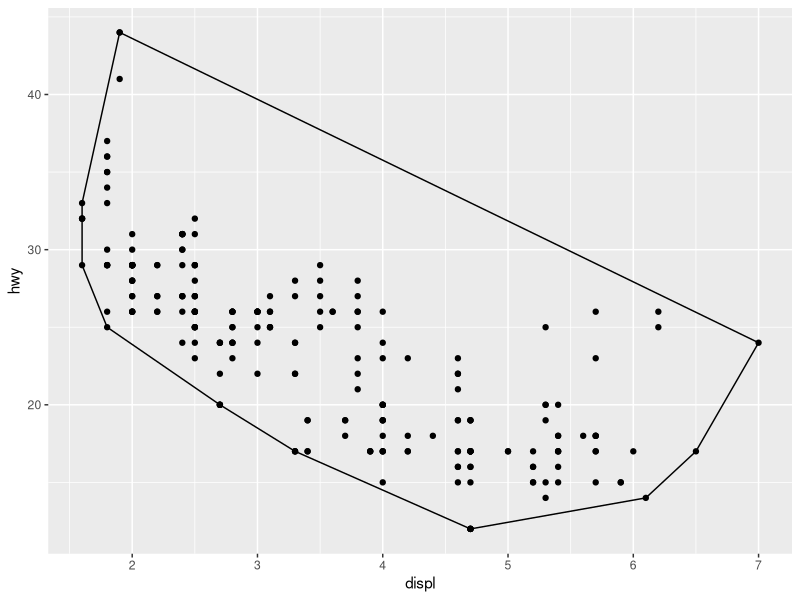
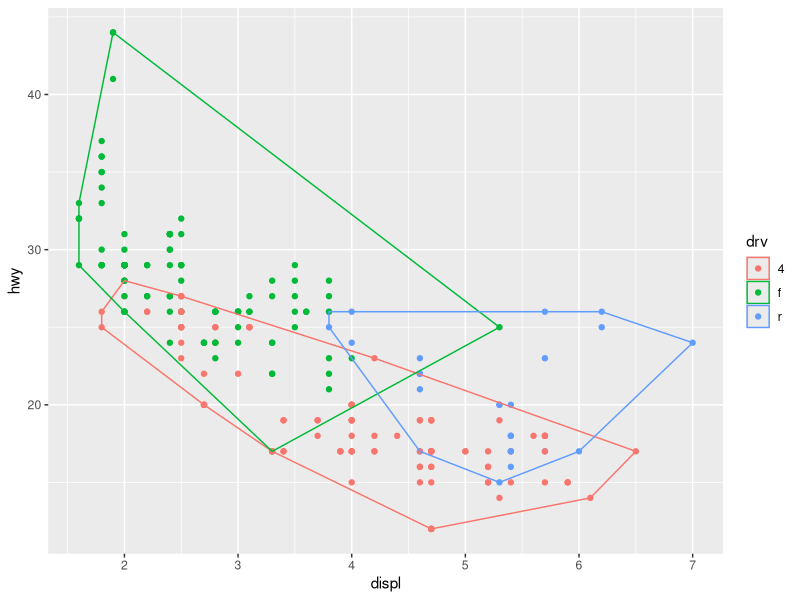
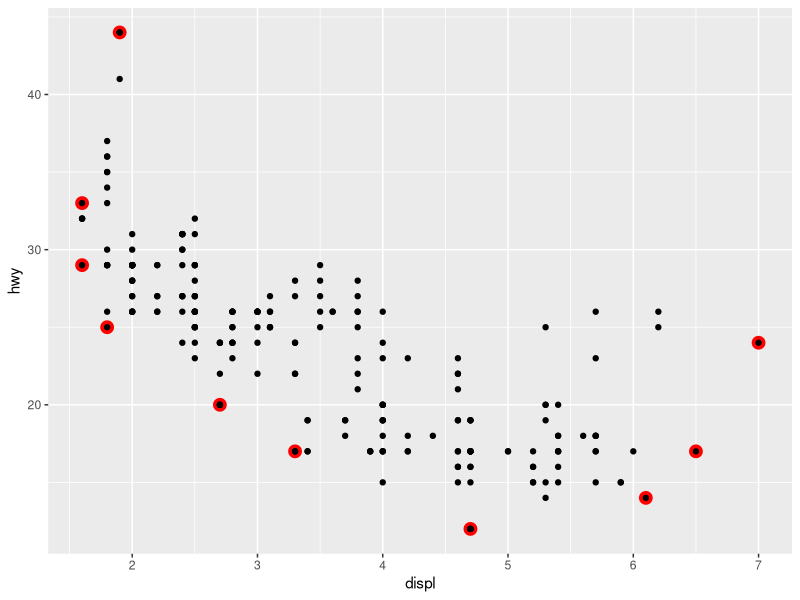
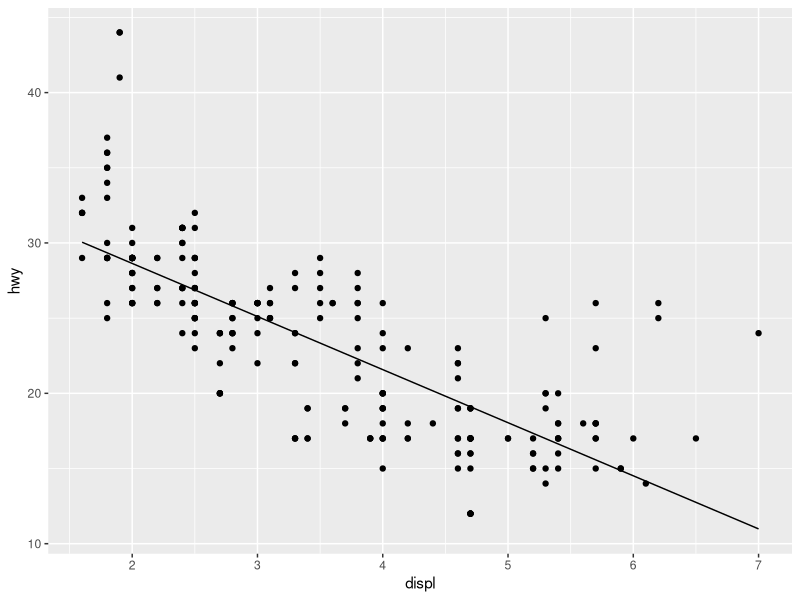
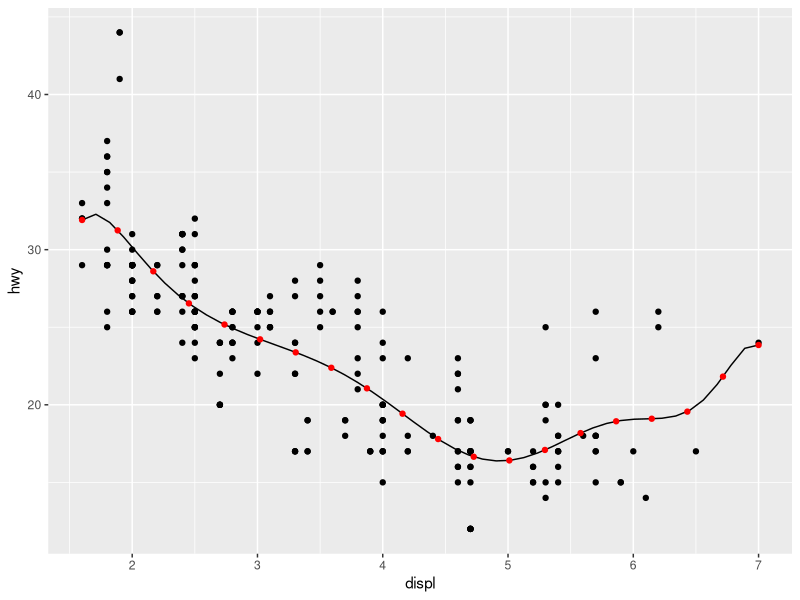

These figures' R source, in order: (Note: this script raises an error after producing the figures.)
## ---- chunk 1
knitr::opts_chunk$set(collapse = TRUE, comment = "#>")
library(ggplot2)
## ---- chunk 2
A <- ggproto("A", NULL,
  x = 1,
  inc = function(self) {
    self$x <- self$x + 1
  }
)
A$x
A$inc()
A$x
A$inc()
A$inc()
A$x
## ---- chunk 3
StatChull <- ggproto("StatChull", Stat,
  compute_group = function(data, scales) {
    data[chull(data$x, data$y), , drop = FALSE]
  },
  
  required_aes = c("x", "y")
)
## ---- chunk 4
stat_chull <- function(mapping = NULL, data = NULL, geom = "polygon",
                       position = "identity", show.legend = NA, 
                       inherit.aes = TRUE, ...) {
  layer(
    stat = StatChull, data = data, mapping = mapping, geom = geom, 
    position = position, show.legend = show.legend, inherit.aes = inherit.aes,
    params = list(...)
  )
}
## ---- chunk 5
ggplot(mpg, aes(displ, hwy)) + 
  geom_point() + 
  stat_chull(fill = NA, colour = "black")
## ---- chunk 6
ggplot(mpg, aes(displ, hwy, colour = drv)) + 
  geom_point() + 
  stat_chull(fill = NA)
## ---- chunk 7
ggplot(mpg, aes(displ, hwy)) + 
  stat_chull(geom = "point", size = 4, colour = "red") +
  geom_point()
## ---- chunk 8
StatLm <- ggproto("StatLm", Stat, 
  required_aes = c("x", "y"),
  
  compute_group = function(data, scales) {
    rng <- range(data$x, na.rm = TRUE)
    grid <- data.frame(x = rng)
    
    mod <- lm(y ~ x, data = data)
    grid$y <- predict(mod, newdata = grid)
    
    grid
  }
)

stat_lm <- function(mapping = NULL, data = NULL, geom = "line",
                    position = "identity", show.legend = NA, 
                    inherit.aes = TRUE, ...) {
  layer(
    stat = StatLm, data = data, mapping = mapping, geom = geom, 
    position = position, show.legend = show.legend, inherit.aes = inherit.aes,
    params = list(...)
  )
}

ggplot(mpg, aes(displ, hwy)) + 
  geom_point() + 
  stat_lm()
## ---- chunk 9
StatLm <- ggproto("StatLm", Stat, 
  required_aes = c("x", "y"),
  
  compute_group = function(data, scales, params, n = 100, formula = y ~ x) {
    rng <- range(data$x, na.rm = TRUE)
    grid <- data.frame(x = seq(rng[1], rng[2], length = n))
    
    mod <- lm(formula, data = data)
    grid$y <- predict(mod, newdata = grid)
    
    grid
  }
)

stat_lm <- function(mapping = NULL, data = NULL, geom = "line",
                    position = "identity", show.legend = NA, 
                    inherit.aes = TRUE, n = 50, formula = y ~ x, 
                    ...) {
  layer(
    stat = StatLm, data = data, mapping = mapping, geom = geom, 
    position = position, show.legend = show.legend, inherit.aes = inherit.aes,
    params = list(n = n, formula = formula, ...)
  )
}

ggplot(mpg, aes(displ, hwy)) + 
  geom_point() + 
  stat_lm(formula = y ~ poly(x, 10)) + 
  stat_lm(formula = y ~ poly(x, 10), geom = "point", colour = "red", n = 20)
## ---- chunk 10
#' @inheritParams ggplot2:stat_identity
#' @param formula The modelling formula passed to \code{lm}. Should only 
#'   involve \code{y} and \code{x}
#' @param n Number of points used for interpolation.
stat_lm <- function(mapping = NULL, data = NULL, geom = "line",
                    position = "identity", show.legend = NA, 
                    inherit.aes = TRUE, n = 50, formula = y ~ x, 
                    ...) {
  layer(
    stat = StatLm, data = data, mapping = mapping, geom = geom, 
    position = position, show.legend = show.legend, inherit.aes = inherit.aes,
    params = list(n = n, formula = formula, ...)
  )
}

## ---- chunk 11
StatDensityCommon <- ggproto("StatDensityCommon", Stat, 
  required_aes = "x",
  
  setup_params = function(data, params) {
    if (!is.null(params$bandwidth))
      return(params)
    
    xs <- split(data$x, data$group)
    bws <- vapply(xs, bw.nrd0, numeric(1))
    bw <- mean(bws)
    message("Picking bandwidth of ", signif(bw, 3))
    
    list(bandwidth = bw)
  },
  
  compute_group = function(data, scales, bandwidth = 1) {
    d <- density(data$x, bw = bandwidth)
    data.frame(x = d$x, y = d$y)
  }  
)

stat_density_common <- function(mapping = NULL, data = NULL, geom = "line",
                                position = "identity", show.legend = NA, 
                                inherit.aes = TRUE, bandwidth = NULL,
                                ...) {
  layer(
    stat = StatDensityCommon, data = data, mapping = mapping, geom = geom, 
    position = position, show.legend = show.legend, inherit.aes = inherit.aes,
    params = list(bandwidth = bandwidth, ...)
  )
}

ggplot(mpg, aes(displ, colour = drv)) + 
  stat_density_common()

ggplot(mpg, aes(displ, colour = drv)) + 
  stat_density_common(bandwidth = 0.5)
## ---- chunk 12
StatDensityCommon <- ggproto("StatDensity2", Stat, 
  required_aes = "x",
  default_aes = aes(y = ..density..),

  compute_group = function(data, scales, bandwidth = 1) {
    d <- density(data$x, bw = bandwidth)
    data.frame(x = d$x, density = d$y)
  }  
)

ggplot(mpg, aes(displ, drv, colour = ..density..)) + 
  stat_density_common(bandwidth = 1, geom = "point")
## ---- chunk 13
ggplot(mpg, aes(displ, fill = drv)) + 
  stat_density_common(bandwidth = 1, geom = "area", position = "stack")
## ---- chunk 14
StatDensityCommon <- ggproto("StatDensityCommon", Stat, 
  required_aes = "x",
  default_aes = aes(y = ..density..),

  setup_params = function(data, params) {
    min <- min(data$x) - 3 * params$bandwidth
    max <- max(data$x) + 3 * params$bandwidth
    
    list(
      bandwidth = params$bandwidth,
      min = min,
      max = max
    )
  },
  
  compute_group = function(data, scales, min, max, bandwidth = 1) {
    d <- density(data$x, bw = bandwidth, from = min, to = max)
    data.frame(x = d$x, density = d$y)
  }  
)

ggplot(mpg, aes(displ, fill = drv)) + 
  stat_density_common(bandwidth = 1, geom = "area", position = "stack")
ggplot(mpg, aes(displ, drv, fill = ..density..)) + 
  stat_density_common(bandwidth = 1, geom = "raster")
## ---- chunk 15
GeomSimplePoint <- ggproto("GeomSimplePoint", Geom,
  required_aes = c("x", "y"),
  default_aes = aes(shape = 19, colour = "black"),
  draw_key = draw_key_point,

  draw_panel = function(data, panel_scales, coord) {
    coords <- coord$transform(data, panel_scales)
    grid::pointsGrob(
      coords$x, coords$y,
      pch = coords$shape,
      gp = grid::gpar(col = coords$colour)
    )
  }
)

geom_simple_point <- function(mapping = NULL, data = NULL, stat = "identity",
                              position = "identity", show.legend = NA, 
                              inherit.aes = TRUE, ...) {
  layer(
    geom = GeomSimplePoint, mapping = mapping,  data = data, stat = stat, 
    position = position, show.legend = show.legend, inherit.aes = inherit.aes,
    params = list(...)
  )
}

ggplot(mpg, aes(displ, hwy)) + 
  geom_simple_point()
## ---- chunk 16
GeomSimplePolygon <- ggproto("GeomPolygon", Geom,
  required_aes = c("x", "y"),
  
  default_aes = aes(
    colour = NA, fill = "grey20", size = 0.5,
    linetype = 1, alpha = 1
  ),

  draw_key = draw_key_polygon,

  draw_group = function(data, panel_scales, coord) {
    n <- nrow(data)
    if (n <= 2) return(grid::nullGrob())

    coords <- coord$transform(data, panel_scales)
    # A polygon can only have a single colour, fill, etc, so take from first row
    first_row <- coords[1, , drop = FALSE]

    grid::polygonGrob(
      coords$x, coords$y, 
      default.units = "native",
      gp = grid::gpar(
        col = first_row$colour,
        fill = scales::alpha(first_row$fill, first_row$alpha),
        lwd = first_row$size * .pt,
        lty = first_row$linetype
      )
    )
  }
)
geom_simple_polygon <- function(mapping = NULL, data = NULL, stat = "chull",
                                position = "identity", show.legend = NA, 
                                inherit.aes = TRUE, ...) {
  layer(
    geom = GeomSimplePolygon, mapping = mapping, data = data, stat = stat, 
    position = position, show.legend = show.legend, inherit.aes = inherit.aes,
    params = list(...)
  )
}

ggplot(mpg, aes(displ, hwy)) + 
  geom_point() + 
  geom_simple_polygon(aes(colour = class), fill = NA)
## ---- chunk 17
GeomPolygonHollow <- ggproto("GeomPolygonHollow", GeomPolygon,
  default_aes = aes(colour = "black", fill = NA, size = 0.5, linetype = 1,
    alpha = NA)
  )
geom_chull <- function(mapping = NULL, data = NULL, 
                       position = "identity", show.legend = NA, 
                       inherit.aes = TRUE, ...) {
  layer(
    stat = StatChull, geom = GeomPolygonHollow, data = data, mapping = mapping,
    position = position, show.legend = show.legend, inherit.aes = inherit.aes,
    params = list(...)
  )
}

ggplot(mpg, aes(displ, hwy)) + 
  geom_point() + 
  geom_chull()
## ---- chunk 18
df <- data.frame(x = 1:3, y = 1:3)
base <- ggplot(df, aes(x, y)) + geom_point()

base + theme(text = element_text(colour = "pink"))
## ---- chunk 19
theme_grey()$legend.key

new_theme <- theme_grey() + theme(legend.key = element_rect(colour = "red"))
new_theme$legend.key

new_theme <- theme_grey() %+replace% theme(legend.key = element_rect(colour = "red"))
new_theme$legend.key
